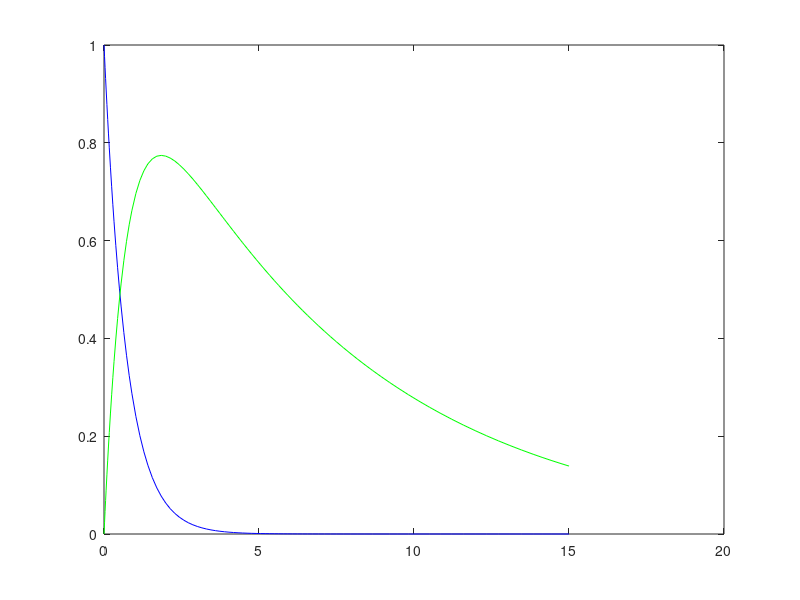

MATLAB code for this plot:
% Drug assimillation in to Blood A single fast dissolving Cold pill
%Model x'(t)=-k1x, y'(t)=k1x-k2y, x(0)=x0, y(0)=0
clear all
clc
k1=1.386;k2=0.1386;
tend=15; %end time in hours
x0=[1 0];
rhs=@(t, x)[-k1*x(1); k1*x(1)-k2*x(2)];
[t, x]=ode45(rhs, [0, tend],x0);
%plot(t,x)
%figure
xsol=x(:,1);
ysol=x(:,2);
plot(t, xsol, 'b');
hold on
plot(t, ysol, 'g');
